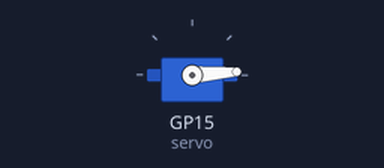
Bench run of a program on a simulated Raspberry Pi Pico running MicroPython. Parts: servo. Servo angles are drawn from the pulse width (0.5 ms = 0°, 2.5 ms = 180°). At 2.0 s the program stops and its outputs stay as they are.

Above: at 0.1 s.
At 1.1 s:
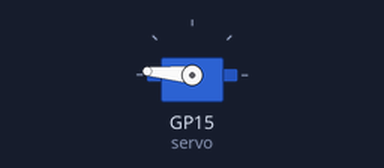
Timing chart, 0 to 2.6 s (numbered marks = the images above):
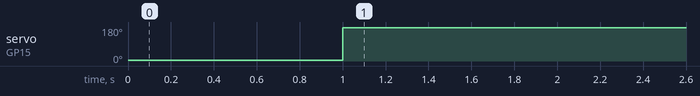

Measured:
- by itself, servo on GP15 (servo): 4° → 175° at 1.0 s

The program:

servoMotor.py
```python
'''note, black/brown = ground, red = supply voltage, orange = control wire'''

import machine
import time
servoPin = 15
servo = machine.PWM(machine.Pin(servoPin))
servo.freq(50)


min_duty = 1802 #0
max_duty = 8000 #180


while True:

    servo.duty_u16(min_duty)
    time.sleep(1)


    servo.duty_u16(max_duty)
    time.sleep(1)


    servo.duty_u16(0)

    break;


   
```
